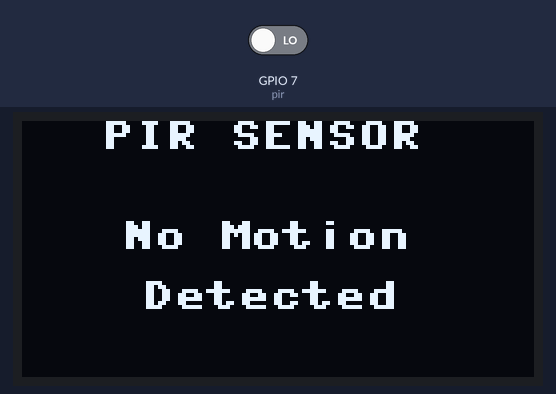
A program run on a simulated ESP32 board running MicroPython. Parts: 128×64 one-colour display. Inputs (shaded band) come from the test bench; at power-on: GPIO 7 (pir) LOW. What the program prints to the serial console is not drawn.

Above: at 1.2 s.
1.3 s: GPIO 7 (pir) driven HIGH
At 3.3 s:
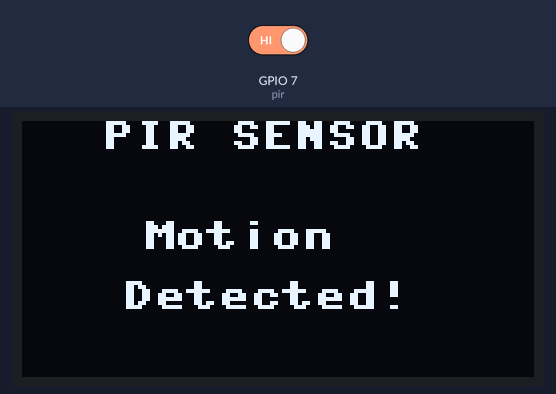
3.6 s: GPIO 7 (pir) driven LOW
At 5.5 s:
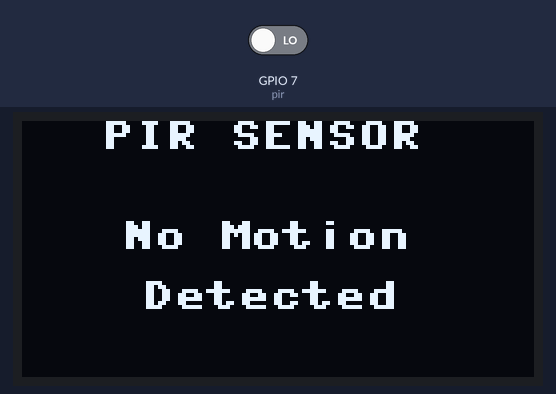
Timing chart, 0 to 7.0 s (numbered marks = the images above; inputs shaded):
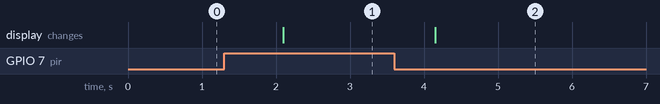

Measured:
- after the input at 1.3 s, the display: changes after 0.80 s (image 1)
- after the input at 3.6 s, the display: changes after 0.55 s (image 2)

The program:

PIR_0.96OLED.py
```python
from machine import Pin, SoftI2C
import ssd1306
import time

# Adjust SDA and SCL pins to your board wiring
i2c = SoftI2C(scl=Pin(21), sda=Pin(20))
oled_width = 128
oled_height = 64
oled = ssd1306.SSD1306_I2C(oled_width, oled_height, i2c)

PIR_PIN = 7   # Change to the GPIO where PIR OUT is connected
pir = Pin(PIR_PIN, Pin.IN)

while True:
    motionDetected = pir.value()   # 1 if motion detected, 0 otherwise

    oled.fill(0)   # Clear OLED before writing

    oled.text("PIR SENSOR", 20, 0)

    if motionDetected == 1:
        oled.text("Motion", 30, 25)
        oled.text("Detected!", 25, 40)
        print("Motion Detected!")
    else:
        oled.text("No Motion", 25, 25)
        oled.text("Detected", 30, 40)
        print("No Motion")

    oled.show()
    time.sleep(1)   # update every second
```
